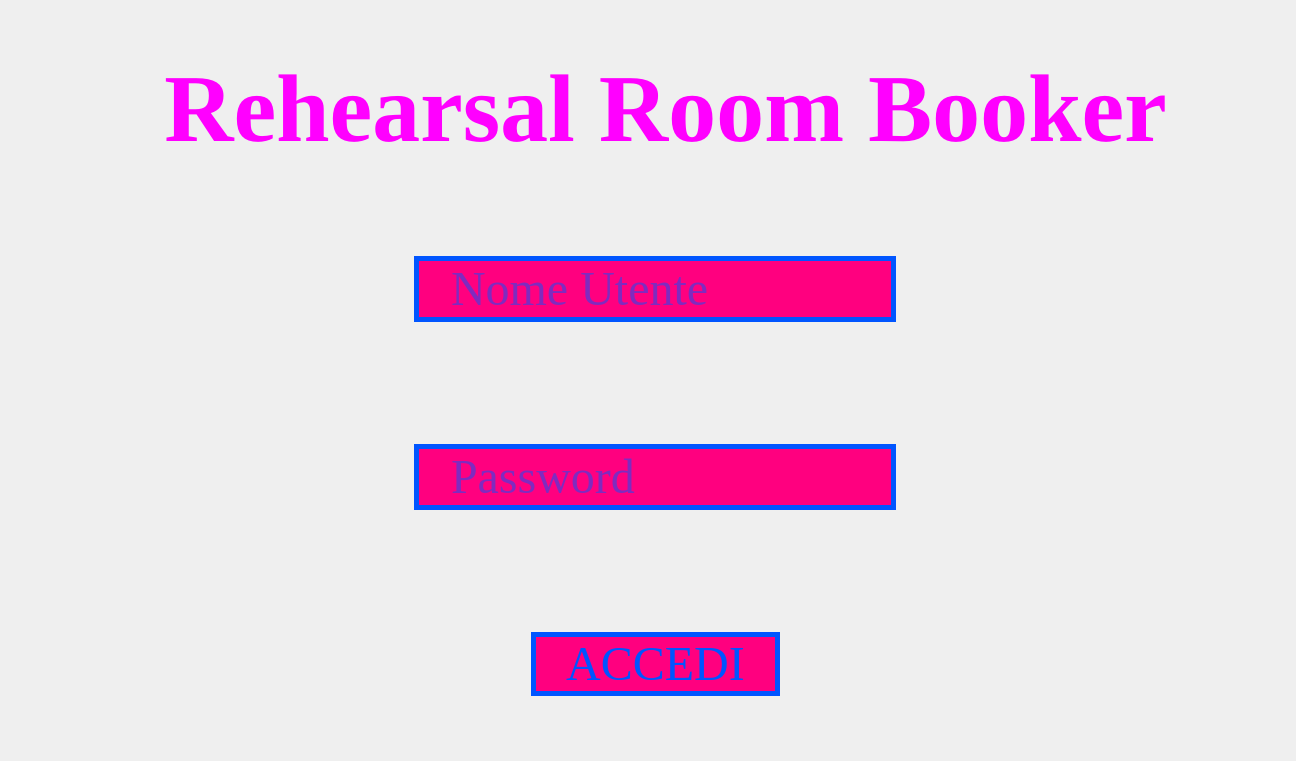
<?xml version="1.0" encoding="UTF-8"?>
<ui version="4.0">
 <class>MainWindow</class>
 <widget class="QMainWindow" name="MainWindow">
  <property name="geometry">
   <rect>
    <x>0</x>
    <y>0</y>
    <width>1296</width>
    <height>761</height>
   </rect>
  </property>
  <property name="font">
   <font>
    <family>Times New Roman</family>
    <pointsize>36</pointsize>
   </font>
  </property>
  <property name="windowTitle">
   <string>MainWindow</string>
  </property>
  <property name="styleSheet">
   <string notr="true"/>
  </property>
  <widget class="QWidget" name="centralwidget">
   <property name="font">
    <font>
     <family>Times New Roman</family>
     <pointsize>36</pointsize>
    </font>
   </property>
   <widget class="QLabel" name="label">
    <property name="geometry">
     <rect>
      <x>160</x>
      <y>40</y>
      <width>1011</width>
      <height>141</height>
     </rect>
    </property>
    <property name="font">
     <font>
      <family>Times New Roman</family>
      <pointsize>72</pointsize>
     </font>
    </property>
    <property name="text">
     <string>&lt;html&gt;&lt;head/&gt;&lt;body&gt;&lt;p align=&quot;center&quot;&gt;&lt;span style=&quot; font-weight:600; color:#ff00ff;&quot;&gt;Rehearsal Room Booker&lt;/span&gt;&lt;/p&gt;&lt;/body&gt;&lt;/html&gt;</string>
    </property>
   </widget>
   <widget class="QWidget" name="gridLayoutWidget">
    <property name="geometry">
     <rect>
      <x>50</x>
      <y>140</y>
      <width>1211</width>
      <height>672</height>
     </rect>
    </property>
    <layout class="QGridLayout" name="gridLayout">
     <item row="0" column="0" alignment="Qt::AlignHCenter">
      <widget class="QLineEdit" name="lineEdit_2">
       <property name="font">
        <font>
         <family>Times New Roman</family>
         <pointsize>36</pointsize>
        </font>
       </property>
       <property name="styleSheet">
        <string notr="true">QLineEdit{
	border: 5px solid rgb(0, 85, 255);
	background-color: rgb(255, 0, 127);
	padding-left: 30px;
	padding-right: 30px;
	color: rgb(0, 85, 255);
}

QLineEdit:hover
{
	border: 5px solid rgb(255, 0, 255);
	background-color: rgb(255, 85, 0);
	padding-left: 30px;
	padding-right: 30px;
}

QLineEdit: focus
{
	border: 2px solid rgb(255, 239, 14);
}</string>
       </property>
       <property name="placeholderText">
        <string>Nome Utente</string>
       </property>
      </widget>
     </item>
     <item row="6" column="0" alignment="Qt::AlignHCenter">
      <widget class="QLineEdit" name="lineEdit_3">
       <property name="font">
        <font>
         <family>Times New Roman</family>
         <pointsize>36</pointsize>
        </font>
       </property>
       <property name="styleSheet">
        <string notr="true">QLineEdit{
	border: 5px solid rgb(0, 85, 255);
	background-color: rgb(255, 0, 127);
	padding-left: 30px;
	padding-right: 30px;
	color: rgb(0, 85, 255);
}

QLineEdit:hover
{
	border: 5px solid rgb(255, 0, 255);
	background-color: rgb(255, 85, 0);
	padding-left: 30px;
	padding-right: 30px;
}

QLineEdit: focus
{
	border: 2px solid rgb(255, 239, 14);
}</string>
       </property>
       <property name="echoMode">
        <enum>QLineEdit::Password</enum>
       </property>
       <property name="placeholderText">
        <string>Password</string>
       </property>
      </widget>
     </item>
     <item row="7" column="0" alignment="Qt::AlignHCenter">
      <widget class="QPushButton" name="pushButton">
       <property name="font">
        <font>
         <family>Times New Roman</family>
         <pointsize>36</pointsize>
        </font>
       </property>
       <property name="styleSheet">
        <string notr="true">QPushButton
{
	border: 5px solid rgb(0, 85, 255);
	background-color: rgb(255, 0, 127);
	padding-left: 30px;
	padding-right: 30px;
	color: rgb(0, 85, 255);
}

QPushButton: hover
{
	border: 5px solid rgb(255, 0, 255);
	background-color: rgb(255, 85, 0);
	padding-left: 30px;
	padding-right: 30px;
}

QLineEdit: pressed
{
	border: 5px solid rgb(255, 239, 14);
	background-color: rgb(255, 170, 0)
	padding-left: 30px;
	padding-right: 30px;
}
</string>
       </property>
       <property name="text">
        <string>ACCEDI</string>
       </property>
      </widget>
     </item>
    </layout>
   </widget>
   <widget class="QLabel" name="label_2">
    <property name="geometry">
     <rect>
      <x>0</x>
      <y>0</y>
      <width>1301</width>
      <height>761</height>
     </rect>
    </property>
    <property name="text">
     <string/>
    </property>
    <property name="pixmap">
     <pixmap resource="testqrc.qrc">:/testBackground/sfondo.jpg</pixmap>
    </property>
    <property name="scaledContents">
     <bool>true</bool>
    </property>
   </widget>
   <zorder>label_2</zorder>
   <zorder>label</zorder>
   <zorder>gridLayoutWidget</zorder>
  </widget>
 </widget>
 <resources>
  <include location="testqrc.qrc"/>
 </resources>
 <connections/>
</ui>
